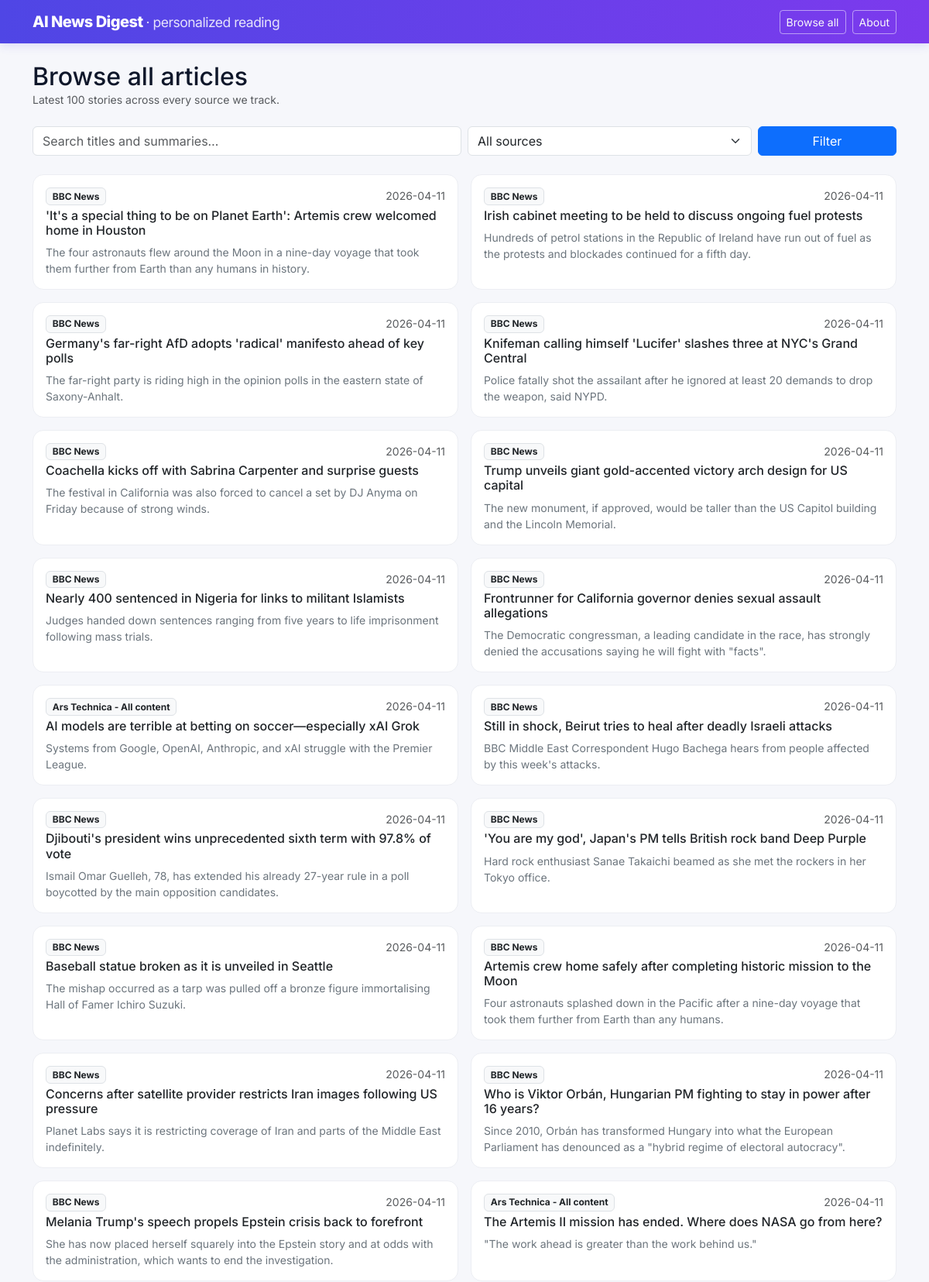
The page /articles (upper part) on the database its author committed.
### tables this page shows
CREATE TABLE articles (
            id TEXT PRIMARY KEY,
            title TEXT,
            url TEXT NOT NULL,
            source TEXT,
            published_at TEXT,
            summary TEXT,
            content TEXT,
            topic TEXT,
            embedding BLOB,
            ingested_at TEXT NOT NULL,
            author TEXT,
            image_url TEXT,
            categories TEXT,
            source_feed_url TEXT,
            fetched_at TEXT,
            word_count INTEGER,
            canonical_url TEXT,
            guid TEXT,
            language TEXT
        , embedding_dim INTEGER, embedding_model TEXT);

### app.py (the view)
@app.route("/articles")
def articles():
    conn = get_db()
    source_filter = request.args.get("source", "").strip()
    query = request.args.get("q", "").strip()
    sql = """
        SELECT id, title, url, source, published_at, summary, word_count
        FROM articles
    """
    params: list = []
    where: list[str] = []
    if source_filter:
        where.append("source = ?")
        params.append(source_filter)
    if query:
        where.append("(title LIKE ? OR summary LIKE ?)")
        like = f"%{query}%"
        params.extend([like, like])
    if where:
        sql += " WHERE " + " AND ".join(where)
    sql += " ORDER BY published_at DESC LIMIT 100"
    rows = conn.execute(sql, params).fetchall()
    sources = [
        r["source"] for r in conn.execute(
            "SELECT DISTINCT source FROM articles WHERE source IS NOT NULL ORDER BY source"
        ).fetchall()
    ]
    conn.close()
    return render_template(
        "articles.html",
        articles=[dict(r) for r in rows],
        sources=sources,
        selected_source=source_filter,
        query=query,
    )

### app.py (called while the page is built)
def get_db():
    conn = get_connection()
    ensure_all_tables(conn)
    return conn

def get_last_updated(conn):
    row = conn.execute(
        "SELECT MAX(published_at) AS ts FROM articles"
    ).fetchone()
    return row["ts"] if row else None

@app.context_processor
def inject_globals():
    conn = get_db()
    try:
        last_updated = get_last_updated(conn)
    finally:
        conn.close()
    return {"last_updated": last_updated}

### src/db.py (called while the page is built)
def get_connection(db_path: Optional[Path] = None) -> sqlite3.Connection:
    path = db_path or DB_PATH
    conn = sqlite3.connect(path)
    conn.row_factory = sqlite3.Row
    return conn

def _ensure_column(conn: sqlite3.Connection, table: str, column: str, coltype: str) -> None:
    cols = {row[1] for row in conn.execute(f"PRAGMA table_info({table})")}
    if column not in cols:
        conn.execute(f"ALTER TABLE {table} ADD COLUMN {column} {coltype}")

### templates/articles.html (shortened to what this page needs)
{% extends "base.html" %}
{% block content %}
<div class="d-flex flex-wrap justify-content-between align-items-end gap-2 mb-4">
  <div>
    <h2 class="mb-0">Browse all articles</h2>
    <div class="text-muted small">Latest 100 stories across every source we track.</div>
  </div>
</div>
<form class="row g-2 mb-4" method="get">
  <div class="col-md-6">
    <input type="text" name="q" value="{{ query or '' }}"
           class="form-control" placeholder="Search titles and summaries…" />
  </div>
  <div class="col-md-4">
    <select name="source" class="form-select">
      <option value="">All sources</option>
    </select>
  </div>
  <div class="col-md-2 d-grid">
    <button class="btn btn-primary" type="submit">Filter</button>
  </div>
</form>
{% if articles %}
<div class="row g-3">
  {% for a in articles %}
  <div class="col-md-6">
    <div class="card article-card h-100">
      <div class="card-body">
        <div class="small text-muted mb-1 d-flex justify-content-between">
          <span class="badge bg-light text-dark border source-tag">{{ a.source or "?" }}</span>
          <span>{{ (a.published_at or "")[:10] }}</span>
        </div>
        <h6 class="card-title mb-2">
          <a href="{{ a.url or '#' }}" target="_blank" rel="noopener"
             class="text-decoration-none text-dark">
            {{ a.title or "Untitled" }}
          </a>
        </h6>
        {% if a.summary %}
        <p class="card-text small text-secondary mb-0">
          {{ a.summary[:180] }}{% if a.summary|length > 180 %}…{% endif %}
        </p>
        {% endif %}
      </div>
    </div>
  </div>
  {% endfor %}
</div>
{% else %}
<div class="alert alert-info">
  No articles match your filters. Try clearing the search or selecting a different source.
</div>
{% endif %}
{% endblock %}

### templates/base.html (style rules this page uses)
:root { --brand: #4f46e5; --brand-2: #7c3aed; --ink: #0f172a; --muted: #64748b; --bg: #f6f7fb; }
html, body { font-family: 'Inter', -apple-system, BlinkMacSystemFont, 'Segoe UI', sans-serif; }
body { background: var(--bg); color: var(--ink); }
.article-card { transition: transform 0.12s ease, box-shadow 0.15s ease; border: 1px solid #eceef3; border-radius: 14px; }
.source-tag { font-size: 0.75rem; }
a { color: var(--brand); }

### rows shown on the page
articles: source "BBC News", published_at "2026-04-11", title "'It's a special thing to be on Planet Earth': Artemis crew welcomed home in Houston", summary "The four astronauts flew around the Moon in a nine-day voyage that took them further from Earth than any humans in history."
articles: source "BBC News", published_at "2026-04-11", title "Irish cabinet meeting to be held to discuss ongoing fuel protests", summary "Hundreds of petrol stations in the Republic of Ireland have run out of fuel as the protests and blockades continued for a fifth day."
articles: source "BBC News", published_at "2026-04-11", title "Germany's far-right AfD adopts 'radical' manifesto ahead of key polls", summary "The far-right party is riding high in the opinion polls in the eastern state of Saxony-Anhalt."
articles: source "BBC News", published_at "2026-04-11", title "Knifeman calling himself 'Lucifer' slashes three at NYC's Grand Central", summary "Police fatally shot the assailant after he ignored at least 20 demands to drop the weapon, said NYPD."
articles: source "BBC News", published_at "2026-04-11", title "Coachella kicks off with Sabrina Carpenter and surprise guests", summary "The festival in California was also forced to cancel a set by DJ Anyma on Friday because of strong winds."
articles: source "BBC News", published_at "2026-04-11", title "Trump unveils giant gold-accented victory arch design for US capital", summary "The new monument, if approved, would be taller than the US Capitol building and the Lincoln Memorial."
articles: source "BBC News", published_at "2026-04-11", title "Nearly 400 sentenced in Nigeria for links to militant Islamists", summary "Judges handed down sentences ranging from five years to life imprisonment following mass trials."
articles: source "BBC News", published_at "2026-04-11", title "Frontrunner for California governor denies sexual assault allegations", summary "The Democratic congressman, a leading candidate in the race, has strongly denied the accusations saying he will fight with \"facts\"."
articles: source "Ars Technica - All content", published_at "2026-04-11", title "AI models are terrible at betting on soccer—especially xAI Grok", summary "Systems from Google, OpenAI, Anthropic, and xAI struggle with the Premier League."
articles: source "BBC News", published_at "2026-04-11", title "Still in shock, Beirut tries to heal after deadly Israeli attacks", summary "BBC Middle East Correspondent Hugo Bachega hears from people affected by this week's attacks."
articles: source "BBC News", published_at "2026-04-11", title "Djibouti's president wins unprecedented sixth term with 97.8% of vote", summary "Ismail Omar Guelleh, 78, has extended his already 27-year rule in a poll boycotted by the main opposition candidates."
articles: source "BBC News", published_at "2026-04-11", title "'You are my god', Japan's PM tells British rock band Deep Purple", summary "Hard rock enthusiast Sanae Takaichi beamed as she met the rockers in her Tokyo office."
articles: source "BBC News", published_at "2026-04-11", title "Baseball statue broken as it is unveiled in Seattle", summary "The mishap occurred as a tarp was pulled off a bronze figure immortalising Hall of Famer Ichiro Suzuki."
articles: source "BBC News", published_at "2026-04-11", title "Artemis crew home safely after completing historic mission to the Moon", summary "Four astronauts splashed down in the Pacific after a nine-day voyage that took them further from Earth than any humans."
articles: source "BBC News", published_at "2026-04-11", title "Concerns after satellite provider restricts Iran images following US pressure", summary "Planet Labs says it is restricting coverage of Iran and parts of the Middle East indefinitely."
articles: source "BBC News", published_at "2026-04-11", title "Who is Viktor Orbán, Hungarian PM fighting to stay in power after 16 years?", summary "Since 2010, Orbán has transformed Hungary into what the European Parliament has denounced as a \"hybrid regime of electoral autocracy\"."
articles: source "BBC News", published_at "2026-04-11", title "Melania Trump's speech propels Epstein crisis back to forefront", summary "She has now placed herself squarely into the Epstein story and at odds with the administration, which wants to end the investigation."
articles: source "Ars Technica - All content", published_at "2026-04-11", title "The Artemis II mission has ended. Where does NASA go from here?", summary "\"The work ahead is greater than the work behind us.\""
